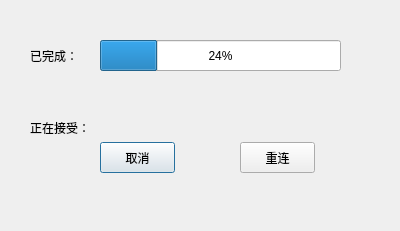
<?xml version="1.0" encoding="UTF-8"?>
<ui version="4.0">
 <class>rcvFileClient</class>
 <widget class="QDialog" name="rcvFileClient">
  <property name="geometry">
   <rect>
    <x>0</x>
    <y>0</y>
    <width>400</width>
    <height>231</height>
   </rect>
  </property>
  <property name="windowTitle">
   <string>Dialog</string>
  </property>
  <widget class="QPushButton" name="Btn_Cancle">
   <property name="geometry">
    <rect>
     <x>100</x>
     <y>142</y>
     <width>75</width>
     <height>31</height>
    </rect>
   </property>
   <property name="text">
    <string>取消</string>
   </property>
  </widget>
  <widget class="QPushButton" name="pushButton_Retrail">
   <property name="geometry">
    <rect>
     <x>240</x>
     <y>142</y>
     <width>75</width>
     <height>31</height>
    </rect>
   </property>
   <property name="text">
    <string>重连</string>
   </property>
  </widget>
  <widget class="QLabel" name="label">
   <property name="geometry">
    <rect>
     <x>30</x>
     <y>50</y>
     <width>54</width>
     <height>12</height>
    </rect>
   </property>
   <property name="text">
    <string>已完成：</string>
   </property>
  </widget>
  <widget class="QLabel" name="label_Status">
   <property name="geometry">
    <rect>
     <x>30</x>
     <y>120</y>
     <width>171</width>
     <height>16</height>
    </rect>
   </property>
   <property name="text">
    <string>正在接受：</string>
   </property>
  </widget>
  <widget class="QProgressBar" name="progressBar">
   <property name="geometry">
    <rect>
     <x>100</x>
     <y>40</y>
     <width>241</width>
     <height>31</height>
    </rect>
   </property>
   <property name="value">
    <number>24</number>
   </property>
  </widget>
 </widget>
 <resources/>
 <connections/>
</ui>
